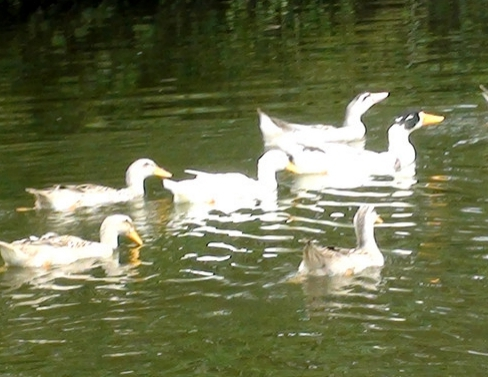
#> input picture duck.jpg, 488 x 377 px
$ python image_sharpen.py
#> lines starting #> are read from the running program, lines starting #| are printed output that depends on the picture; after the words box and inside, x2 and y2 are one past the last pixel; in counts of white or black regions, pixels touching at a corner belong together
# coding=utf-8
import numpy as np
from PIL import Image
from matplotlib import pyplot as plt
def readpicture(path):
#> called with path = 'duck.jpg'
    im = Image.open(path).convert('L')
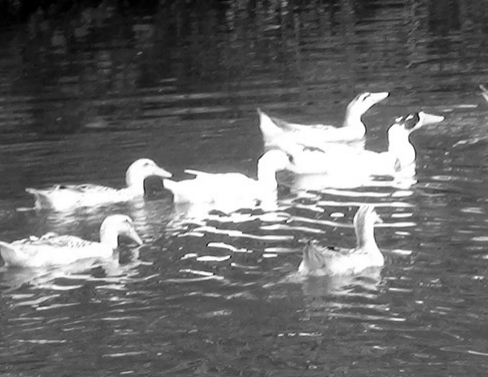
#> im: PIL image 488x377 L; min 0, max 255, mean 106.1
    if im is None:
        print("图像打开失败")
        exit()
    return im


# 把图像转换为频域
def transFFT(image):
    # 二维快速傅里叶变换函数
    im = np.fft.fft2(image)
    # 将零频点移到频谱的中间
    fshift = np.fft.fftshift(im)
    # 将复数变换为实数
    # 取log将数据变化到较小的范围
    fshift1 = np.log(abs(fshift))
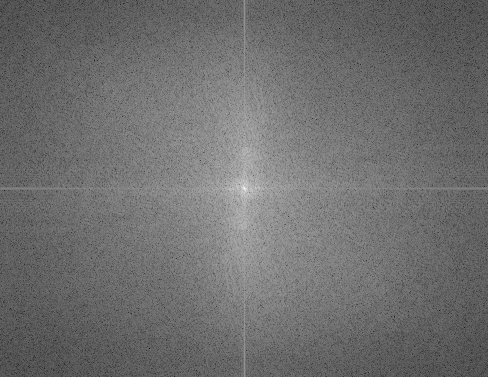
#> fshift1: shape (377, 488) float64; min 0.186, max 16.79, mean 7.39; drawn with min black and max white
    plt.subplot(121)
    plt.imshow(image, cmap='gray')
    plt.subplot(122)
    plt.imshow(fshift1, cmap='gray')
    plt.show()
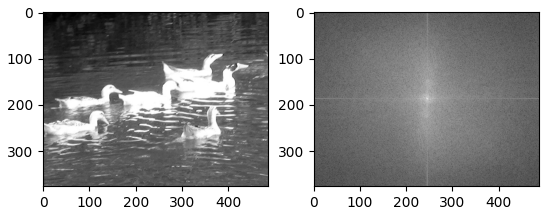
#> figure drawn by matplotlib, 2 panels
    return fshift


# 高通滤波器
def lowPassFilter(r, fshift):
#> called with r = 1, fshift = array of shape (377, 488)
    transfor_matrix = np.zeros(fshift.shape)
    center_point = tuple(map(lambda x: (x - 1) / 2, fshift.shape))
#> center_point = (188, 243.5)
    for i in range(transfor_matrix.shape[0]):
        for j in range(transfor_matrix.shape[1]):
            def cal_distance(pa, pb):
                from math import sqrt
                dis = sqrt((pa[0] - pb[0]) ** 2 + (pa[1] - pb[1]) ** 2)
                return dis

            dis = cal_distance(center_point, (i, j))
            if dis <= r:
                transfor_matrix[i, j] = 0
            else:
                transfor_matrix[i, j] = 1
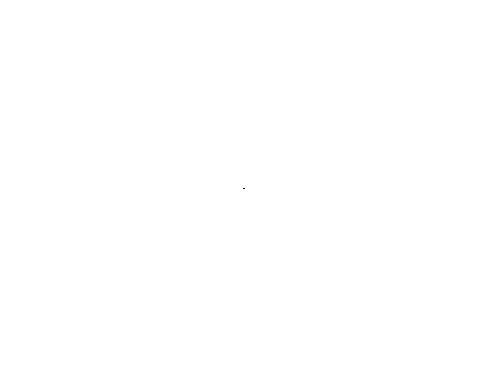
#> transfor_matrix: shape (377, 488) float64; values 0 (black) and 1 (white), 100% white; black in thin lines or dots, all inside (x1, y1, x2, y2) = (243, 188, 245, 189)
    return transfor_matrix


# 将频域转换为图像
def tranPic(image1, image, im):
    '''
    :param image1: 原图像
    :param image: 高斯滤波后的频域图
    :param im: 原图像的频域图
    :return:
    '''
    im = np.abs(np.fft.ifft2(np.fft.ifftshift(image*im)))
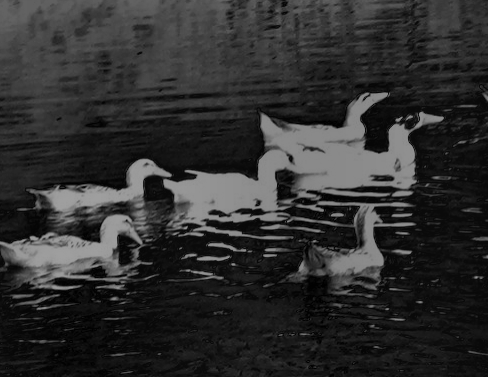
#> im: shape (377, 488) float64; min 0.413, max 159.4, mean 47.5
    plt.subplot(121)
    # 原图像
    plt.imshow(image1, cmap='gray')
    plt.subplot(122)
    # 变换后图像
    plt.imshow(im, cmap='gray')
    plt.show()


image = readpicture("duck.jpg")
# 返回频域图
im = transFFT(image)
# 对频域平滑
tranImage = lowPassFilter(1, im)
# 返回空域图
tranPic(image, tranImage, im)
